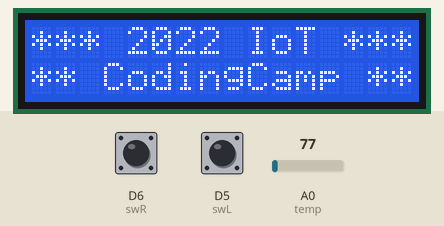
The sketch below on a simulated ESP8266 (NodeMCU). On the bench: 16×2 character LCD. The inputs (shaded band) are chosen by the test bench; at power-on: D6 (swR) LOW, D5 (swL) LOW, A0 (temp) = 77. WiFi joins after 1.5 s; servers stay silent unless stated; network time is answered at once with the bench clock; the local clock reads 2024-03-15 10:24:30 at power-on unless the sketch sets it; the Firebase database answers and starts empty.

Above: at 5.8 s.
5.9 s: D6 (swR) pulled HIGH for 0.15 s
At 8.9 s:
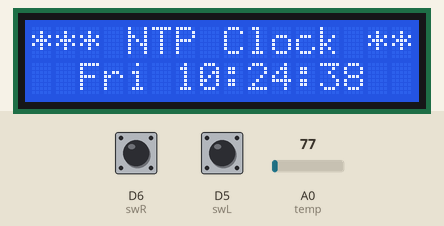
9.0 s: D6 (swR) pulled HIGH for 1 s
At 10.5 s:
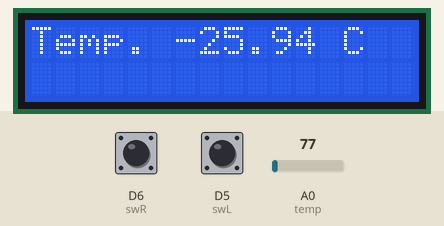
11.6 s: D5 (swL) pulled HIGH for 0.15 s
At 13.3 s:
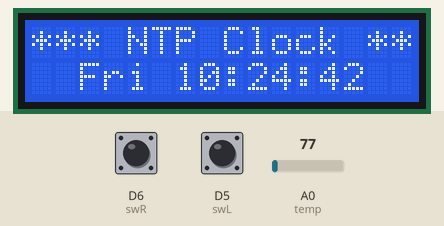
14.7 s: D5 (swL) pulled HIGH for 1 s
At 16.2 s:
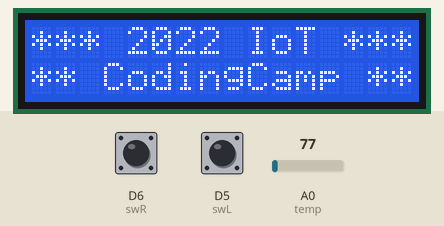
Timing chart, 0 to 17.7 s (numbered marks = the images above; inputs shaded):
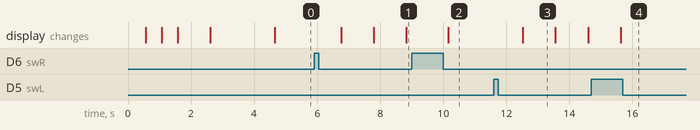

The sketch:

CodingCamp_Project_V2.ino
```cpp
#include "codingcamp.h"

// for time (NTP(Network Time Protocol) Client)
unsigned long cTime=0;
unsigned long lTime=0;

// for textLCD
LiquidCrystal_I2C lcd(0x27,16,2);

// for Switch and Temperature Sensor

int swL = D5;
int swR = D6;
int temp = A0;
bool cStateL = false;
bool lStateL = false;
bool cStateR = false;
bool lStateR = false;

avgFilter Temp;

// for Firebase
FirebaseData firebaseData;
FirebaseJson json;

int dispMode = 0;// 0: default, 1: NTP Clock; 2:IoT Display

void setup(){
  // Initialize switches
  pinMode(swL, INPUT);
  pinMode(swR, INPUT);
  Temp.initData();

  // Initialize the lcd
  lcd.init();
  lcd.backlight();

  // Initialize Wifi
  WiFi.mode(WIFI_STA);
  WiFi.begin(ssid, password);

  while ( WiFi.status() != WL_CONNECTED ) {
    delay (500);
    lcd.print(".");
  }
  lcd.setCursor(0,1);
  lcd.print("WiFi connected");
  delay(1000);

  lcd.clear();
  lcd.setCursor(0,0);
  lcd.print("IP address");

  lcd.setCursor(0,1);
  lcd.print(WiFi.localIP());

  // Initialize NTP
  timeClient.begin();

  // Initialize Firebase
  Firebase.begin(FIREBASE_HOST, FIREBASE_AUTH);
  Firebase.reconnectWiFi(true);

  firebaseData.setBSSLBufferSize(1024, 1024);
  firebaseData.setResponseSize(1024);
  Firebase.setReadTimeout(firebaseData, 1000 * 60);
  Firebase.setwriteSizeLimit(firebaseData, "tiny");

  delay(2000);
}

void loop() {
  lStateL = cStateL;
  lStateR = cStateR;
  cStateL = digitalRead(swL);
  cStateR = digitalRead(swR);
  delay(10);

  if(cStateL && (cStateL != lStateL))
  {
    dispMode--;
    if(dispMode < 0) dispMode = 0;
  }
  else if(cStateR && (cStateR != lStateR))
  {
    dispMode++;
    if(dispMode > 2) dispMode = 2;
  }
  else {}

  cTime = millis();
  if(cTime - lTime > 1000) displayLCD(dispMode);
}

void displayLCD(int MODE)
{
  if(MODE == 0)
  {
    lcd.clear();
    lcd.setCursor(0,0);
    lcd.print("*** 2022 IoT ***");
    lcd.setCursor(0,1);
    lcd.print("** CodingCamp **");
  }
  else if (MODE == 1)
  {
    timeClient.update();

    lcd.clear();
    lcd.setCursor(0,0);
    lcd.print("*** NTP Clock **");
    lcd.setCursor(2,1);
    lcd.print(Week[timeClient.getDay()]);
    lcd.print(" ");
    lcd.print(timeClient.getHours());
    lcd.print(":");
    lcd.print(timeClient.getMinutes());
    lcd.print(":");
    lcd.print(timeClient.getSeconds());
  }
  else if (MODE == 2)
  {
    String valStr = "";
    float filteredData = 0.0;
    for (int i=0 ; i<NUM ; i++)
    {
      float valADC = analogRead(temp);
      float tempDegree = 320*valADC / 1024 - 50;
      filteredData = Temp.filteredData(tempDegree);
    }
    Firebase.setFloat(firebaseData, "Temp", filteredData);


    if(Firebase.getString(firebaseData, "sendText"))
    {
      valStr = firebaseData.stringData();
      valStr = valStr.substring(2,valStr.length()-2);
      lcd.print(valStr);
    }

    lcd.clear();
    String strDegree = String(filteredData);
    lcd.setCursor(0,0);
    lcd.print("Temp. ");
    lcd.print(strDegree);
    lcd.print(" C");
    lcd.setCursor(0,1);
    lcd.print(valStr);
  }
  else {}
  lTime = millis();
}
```

codingcamp.h
```cpp
#include <NTPClient.h>
#include <ESP8266WiFi.h>
#include <WiFiUdp.h>
#include <LiquidCrystal_I2C.h>
#include "FirebaseESP8266.h"

// for Firebase
#define FIREBASE_HOST "aicube-codingcamp-default-rtdb.firebaseio.com"
#define FIREBASE_AUTH "ov0Du7LTpBoNGwEEUABwvLt5g9YWXNe7eUXJqmk9"

// for wifi
#define STASSID "iot" //와이파이 검색했을때 뜨는 이름
#define STAPSK  "15151515" //패스워드
const char* ssid = STASSID;
const char* password = STAPSK;

// for time (NTP(Network Time Protocol) Client)
WiFiUDP ntpUDP;
const long utcOffsetInSeconds = 32400; // every UTC +1.00, +3600
NTPClient timeClient(ntpUDP, "pool.ntp.org", utcOffsetInSeconds);
String Week[7] = {"Sun", "Mon", "Tue", "Wed", "Thu", "Fri", "Sat"};

#define NUM 10
struct avgFilter
{
  float sum = 0.0;
  float data[NUM];
  int index = 0;

  void initData(void)
  {
    for (int i=0 ; i<NUM ; i++)
      data[i] = 0.0;
  }

  float filteredData(float newData)
  {
    sum = sum - data[index];
    data[index] = newData;
    sum = sum + data[index];
    index++;

    if(index >= NUM) index = 0;

    return sum/NUM;
  }
};
```

Measured:
- after the input at 5.9 s, the display: first changes after 0.86 s (image 1 shows a later state)
- after the input at 9.0 s, the display: changes after 1.2 s (image 2)
- after the input at 11.6 s, the display: changes after 0.92 s (image 3)
- after the input at 14.7 s, the display: changes after 0.94 s (image 4)
- what the display in image 3 shows lasts 1.1 s, from 12.5 s to 13.6 s
